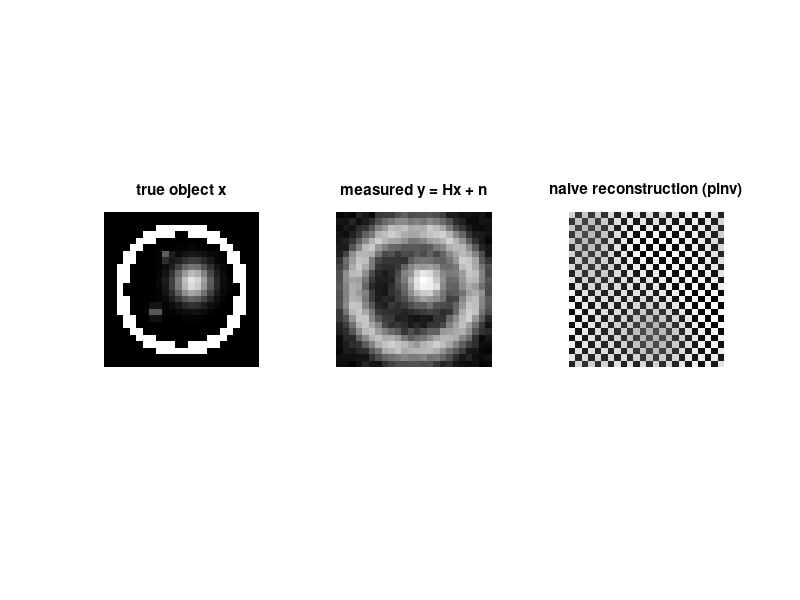

Write the MATLAB code that produced this figure.
function results = part4_forward_model(N, sigma_blur, noise_std, seed)
%PART4_FORWARD_MODEL  A synthetic-cell computational-imaging forward model: y = H*x + n.
%
%   OUR EDUCATIONAL SIMULATION (original, not real medical data, not a reproduction of any
%   specific instrument or patented implementation). x is a synthetic "cell" image (a
%   membrane ring + off-center nucleus + a few organelle dots -- shapes only, no biological
%   measurement behind them). H models the optical system's blur response (finite-aperture/
%   diffraction-limited optics blur every real image by SOME point-spread function; a
%   Gaussian PSF is the standard first-order textbook model). n is detector noise.
%
%   TEXTBOOK PHYSICS: any linear, shift-invariant optical system's action on an object is a
%   CONVOLUTION with its point-spread function; writing the object and image as vectors
%   turns that convolution into a matrix-vector product y = H*x -- this is just linear
%   algebra applied to the convolution theorem, not a new physical assumption.
%
%   results = PART4_FORWARD_MODEL(N, sigma_blur, noise_std, seed) with defaults N=24,
%   sigma_blur=1.5 (px), noise_std=0.02, seed=0. Returns x_true, H, n_noise, y, and a
%   quick pinv-based reconstruction (the deeper rank/SVD/conditioning story is Part 5).

    if nargin < 1 || isempty(N), N = 24; end
    if nargin < 2 || isempty(sigma_blur), sigma_blur = 1.5; end
    if nargin < 3 || isempty(noise_std), noise_std = 0.02; end
    if nargin < 4 || isempty(seed), seed = 0; end
    rng(seed);

    x_true = build_cell_object(N);
    H = build_blur_matrix(N, sigma_blur);

    x_vec = x_true(:);
    y_clean_vec = H * x_vec;
    y_clean = reshape(y_clean_vec, N, N);

    % cross-check the matrix-vector blur against an independent conv2-based circular
    % convolution -- CHECKED to agree, not assumed just because both "look like a blur"
    kernel1d = gaussian_kernel_1d(N, sigma_blur);
    kernel2d = kernel1d(:) * kernel1d(:)';
    y_conv = local_circular_conv2(x_true, kernel2d);
    conv_vs_matrix_error = max(abs(y_clean(:) - y_conv(:)));
    fprintf('matrix-blur vs. independent conv2-blur agreement, max abs diff: %.3e\n', conv_vs_matrix_error);
    if conv_vs_matrix_error > 1e-8
        error('part4_forward_model:blur_mismatch', 'matrix-vector blur does not match direct convolution');
    end

    n_noise = noise_std * randn(N, N);
    y = y_clean + n_noise;

    % quick (unregularized) reconstruction just to complete the visualization triptych --
    % Part 5 explains WHY this looks the way it does and how to do better
    x_hat_naive = reshape(pinv(H) * y(:), N, N);

    fig = figure('Visible', 'off');
    subplot(1, 3, 1); imagesc(x_true); axis image off; colormap(gca, 'gray'); title('true object x');
    subplot(1, 3, 2); imagesc(y); axis image off; colormap(gca, 'gray'); title('measured y = Hx + n');
    subplot(1, 3, 3); imagesc(x_hat_naive); axis image off; colormap(gca, 'gray'); title('naive reconstruction (pinv)');
    out_dir = fileparts(mfilename('fullpath'));
    saveas(fig, fullfile(out_dir, 'part4_forward_model.png'));
    close(fig);

    results.x_true = x_true;
    results.H = H;
    results.n_noise = n_noise;
    results.y = y;
    results.x_hat_naive = x_hat_naive;
    results.conv_vs_matrix_error = conv_vs_matrix_error;
    results.N = N;

    fprintf('part4_forward_model: N=%d (H is %dx%d), all checks passed. Figure saved to part4_forward_model.png\n', ...
        N, N^2, N^2);
end

function img = build_cell_object(N)
%BUILD_CELL_OBJECT  A synthetic "cell": a membrane ring, an off-center nucleus, and organelle
%   dots. Purely geometric shapes on an NxN grid, values in [0,1] -- not real imaging data.
    [X, Y] = meshgrid(linspace(-1, 1, N), linspace(-1, 1, N));
    cx = 0; cy = 0;
    R = sqrt((X - cx).^2 + (Y - cy).^2);

    membrane = double(R > 0.75 & R < 0.9);                       % thin ring near the boundary
    nucleus = 0.9 * exp(-((X - 0.15).^2 + (Y + 0.1).^2) / (2 * 0.18^2));  % off-center bright blob
    organelle1 = 0.5 * exp(-((X + 0.35).^2 + (Y - 0.3).^2) / (2 * 0.05^2));
    organelle2 = 0.5 * exp(-((X + 0.2).^2 + (Y + 0.45).^2) / (2 * 0.04^2));

    img = membrane + nucleus + organelle1 + organelle2;
    img = img / max(img(:));
end

function H = build_blur_matrix(N, sigma_blur)
%BUILD_BLUR_MATRIX  Exact NxN separable circular-Gaussian blur matrix (N^2 x N^2) acting on
%   a column-major-vectorized NxN image: y(:) = H * x(:). Built as kron(H1D, H1D) from a 1D
%   circulant Gaussian blur matrix, the standard exact construction for a separable 2D
%   convolution's dense matrix form.
    h1 = gaussian_kernel_1d(N, sigma_blur);
    H1 = zeros(N, N);
    for row = 1:N
        H1(row, :) = circshift(h1, row - 1 - floor(N/2));
    end
    H = kron(H1, H1);
end

function h = gaussian_kernel_1d(N, sigma_blur)
%GAUSSIAN_KERNEL_1D  A length-N, zero-centered (via circshift elsewhere), unit-sum Gaussian.
    n = (0:N-1) - floor(N/2);
    h = exp(-(n.^2) / (2 * sigma_blur^2));
    h = h / sum(h);
end

function y = local_circular_conv2(x, kernel2d)
%LOCAL_CIRCULAR_CONV2  2D circular convolution via FFT -- an independent implementation path
%   (not matrix multiplication) used only to cross-check build_blur_matrix's dense H.
    N = size(x, 1);
    kernel_centered = circshift(kernel2d, [ceil(N/2), ceil(N/2)]);   % move kernel center to (1,1) index convention
    y = real(ifft2(fft2(x) .* fft2(kernel_centered)));
end
